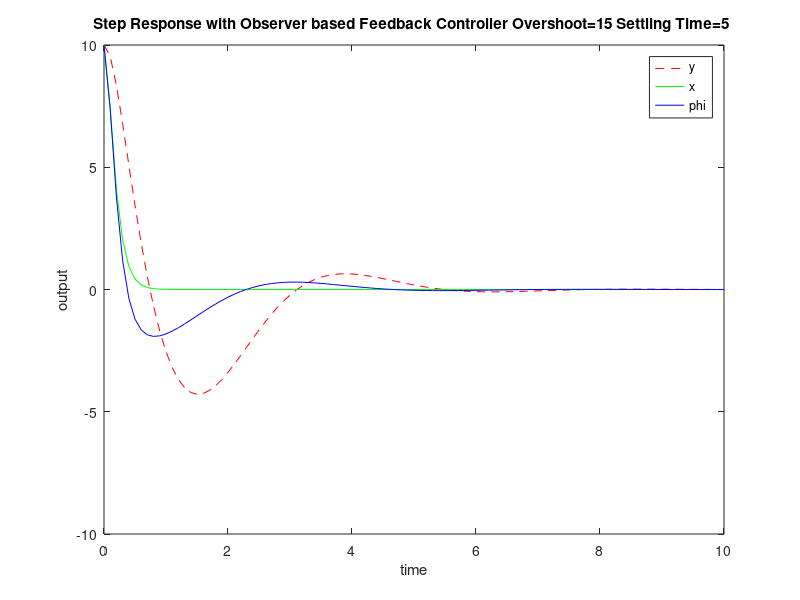

Here is the MATLAB script that generated this plot:
% Observer based Control
clc;
clear all
%Parameters
g = 9.8;              %Accelaration
m = 0.18;             %mass
J = 2.5e-4;            %Inertia

A = [0 0 0 1 0 0; 0 0 0 0 1 0; 0 0 0 0 0 1; 0 0 -g 0 0 0; 0 0 0 0 0 0; 0 0 0 0 0 0];
B = [0 0; 0 0; 0 0; 0 0; 1/m 0; 0 1/J];
C = [1 0 0 0 0 0; 0 1 0 0 0 0; 0 0 1 0 0 0; 0 0 0 0 0 0; 0 0 0 0 0 0; 0 0 0 0 0 0];
D = 0;

sys = ss(A,B,C,D);

% Percent Overshoot
OS = 15;
% Settling Time
Ts = 5;

% Damping coefficient
k = -log(OS/100)/sqrt((pi^2 + (log(OS/100))^2));

% Frequency
w = 4/(k*Ts);
%Characteristic Polynomial
poly = [1 2*k*w w^2];
R = roots(poly);
P1 = [R(1) R(2) 10*real(R(1)) 10*real(R(1))-1 10*real(R(1))-2 10*real(R(1))-3]
P2 = 10*P1;

K = place(A,B,P1);
L = place(A',C',P2)'

%State tracking
Ace = [(A-B*K) (B*K); zeros(size(A)) (A-L*C)];
Bce = [B; zeros(size(B))];
Cce = [C zeros(size(C))];
Dce = 0;
%Initialization
x0 = [10; 10; 10; 0; 0; 0; 0; 0; 0; 0; 0; 0];
%System Control
sys_cl = ss(Ace,Bce,Cce,Dce);

t = 0:0.1:10;
r(1,:) =1*zeros(size(t));
r(2,:) =1*zeros(size(t));
[y,t,x]=lsim(sys_cl,r,t,x0);
plot(t,y(:,1),'r--',t,y(:,2),'g',t,y(:,3),'b')
xlabel("time"); ylabel("output")
legend('y','x','phi');
title(['Step Response with Observer based Feedback Controller ','Overshoot=15 ','Settling Time=5 '])